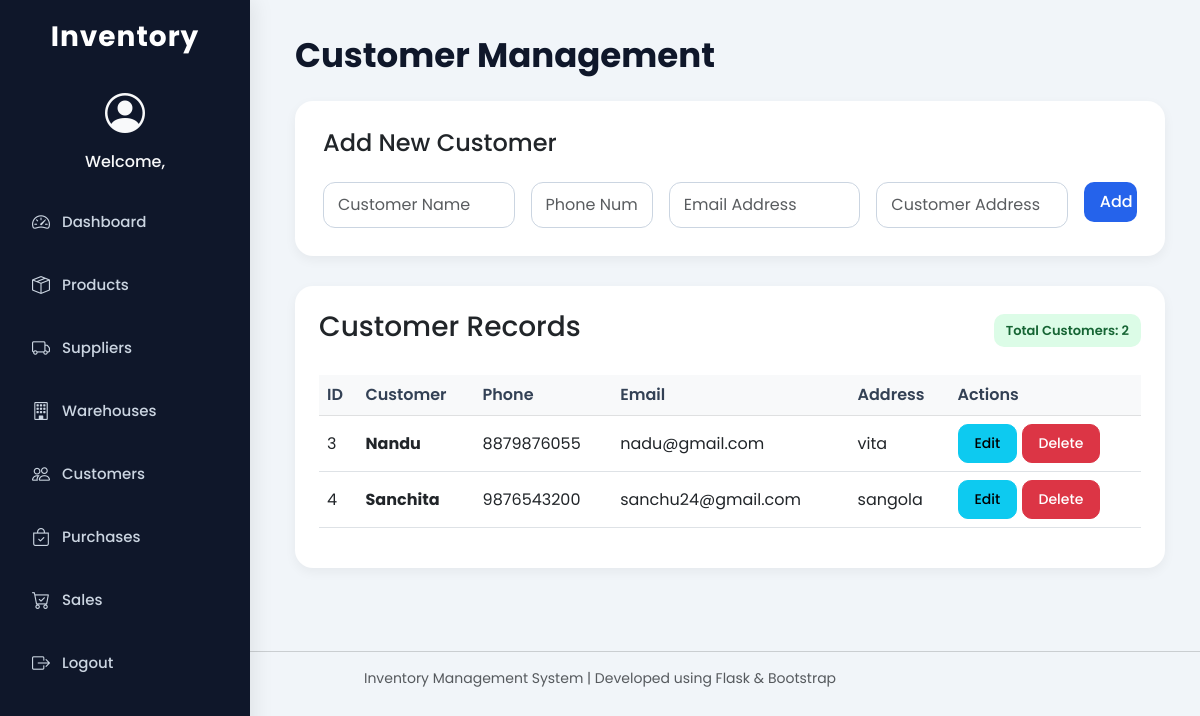
Page /customers on the committed database.
### tables this page shows
CREATE TABLE customers (
    id INTEGER PRIMARY KEY AUTOINCREMENT,
    name TEXT,
    phone TEXT,
    email TEXT,
    address TEXT
);

### app.py (the view, shortened to what this page needs)
@app.route("/customers", methods=["GET", "POST"])
def customers():
    con = get_db()
    cur = con.cursor()
    cur.execute("SELECT * FROM customers")
    data = cur.fetchall()
    con.close()
    return render_template("customers.html", customers=data)

### app.py (called while the page is built)
def get_db():
    return sqlite3.connect("database.db")

### templates/customers.html
{% extends "base.html" %}
{% block content %}
<h1 class="page-title">Customer Management</h1>
<div class="form-section">
    <h4 class="mb-4">Add New Customer</h4>
    <form method="POST">
        <div class="row g-3">
            <div class="col-md-3">
                <input type="text"
                       name="name"
                       class="form-control"
                       placeholder="Customer Name"
                       required>
            </div>
            <div class="col-md-2">
                <input type="text"
                       name="phone"
                       class="form-control"
                       placeholder="Phone Number">
            </div>
            <div class="col-md-3">
                <input type="email"
                       name="email"
                       class="form-control"
                       placeholder="Email Address">
            </div>
            <div class="col-md-3">
                <input type="text"
                       name="address"
                       class="form-control"
                       placeholder="Customer Address">
            </div>
            <div class="col-md-1">
                <button class="btn btn-custom w-100">
                    Add
                </button>
            </div>
        </div>
    </form>
</div>
<div class="table-container">
    <div class="d-flex justify-content-between align-items-center mb-4">
        <h3>Customer Records</h3>
        <span class="badge-stock">
            Total Customers:
            {{customers|length}}
        </span>
    </div>
    <table class="table table-hover align-middle">
        <thead class="table-light">
            <tr>
                <th>ID</th>
                <th>Customer</th>
                <th>Phone</th>
                <th>Email</th>
                <th>Address</th>
                <th>Actions</th>
            </tr>
        </thead>
        <tbody>
            {% for c in customers %}
            <tr>
                <td>
                    {{c[0]}}
                </td>
                <td>
                    <strong>{{c[1]}}</strong>
                </td>
                <td>
                    {{c[2]}}
                </td>
                <td>
                    {{c[3]}}
                </td>
                <td>
                    {{c[4]}}
                </td>
                <td>
                    <a href="/edit_customer/{{c[0]}}"
                       class="btn btn-info btn-sm">
                        Edit
                    </a>
                    <a href="/delete_customer/{{c[0]}}"
   class="btn btn-danger btn-sm"
   onclick="return confirm('Are you sure you want to delete this customer?')">
    Delete
</a>
                </td>
            </tr>
            {% endfor %}
        </tbody>
    </table>
</div>
{% endblock %}

### templates/base.html (style rules this page uses)
* { margin:0; padding:0; box-sizing:border-box; font-family:'Poppins', sans-serif; }
body { background:#f1f5f9; overflow-x:hidden; }
.page-title { font-size:34px; font-weight:700; margin-bottom:25px; color:#0f172a; }
.table-container { background:white; padding:24px; border-radius:18px; box-shadow:0 4px 12px rgba(0,0,0,0.05); }
.form-section { background:white; padding:28px; border-radius:18px; box-shadow:0 4px 12px rgba(0,0,0,0.05); margin-bottom:30px; }
.table { margin-top:15px; }
.table thead { background:#f8fafc; }
.table th { font-weight:600; color:#334155; }
.table td { vertical-align:middle; }
.form-control, .form-select { border-radius:12px; padding:10px 14px; border:1px solid #cbd5e1; box-shadow:none; }
.btn { border-radius:10px; padding:8px 16px; font-weight:500; }
.btn-custom { background:#2563eb; color:white; border:none; transition:0.3s; }
.badge-stock { background:#dcfce7; color:#166534; padding:7px 12px; border-radius:10px; font-size:13px; font-weight:600; }

### rows in the picture
customers: id "3", name "Nandu", phone "8879876055", email "nadu@gmail.com", address "vita"
customers: id "4", name "Sanchita", phone "9876543200", email "sanchu24@gmail.com", address "sangola"

### other values in the picture
{{ customers|length }} "2"
